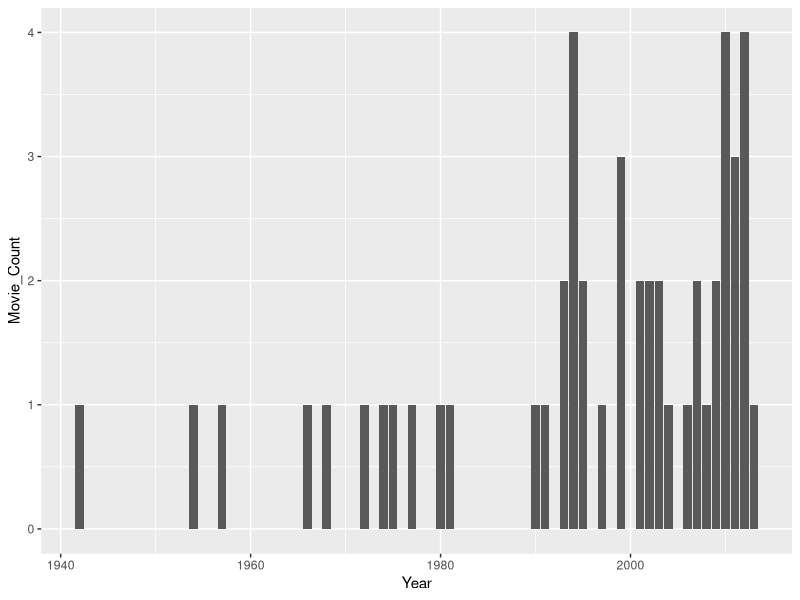
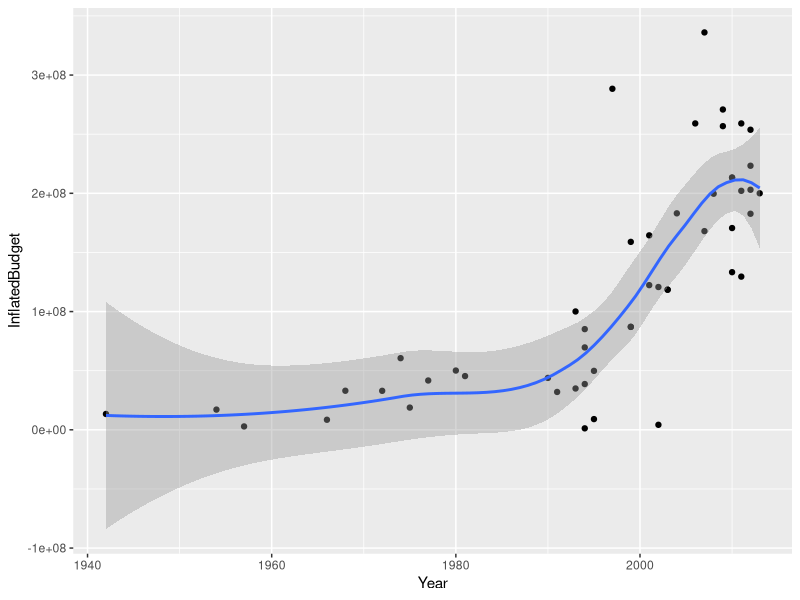
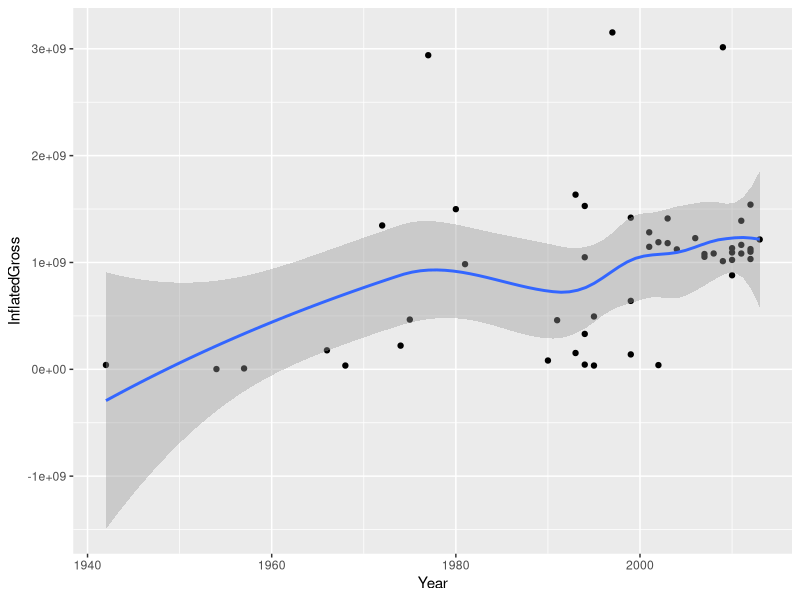
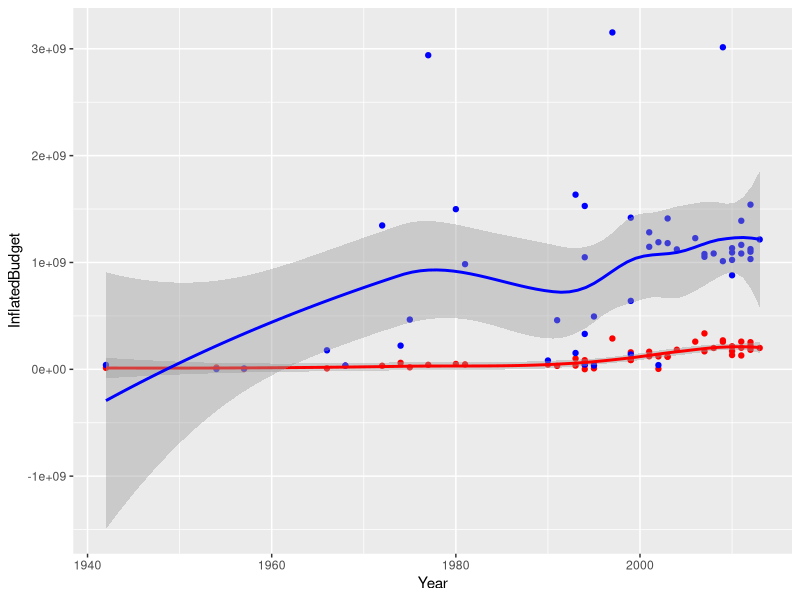
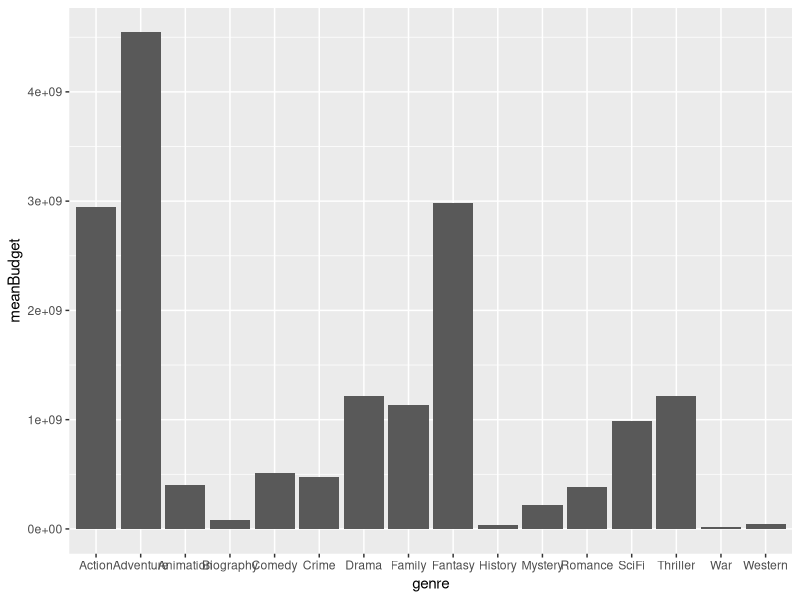
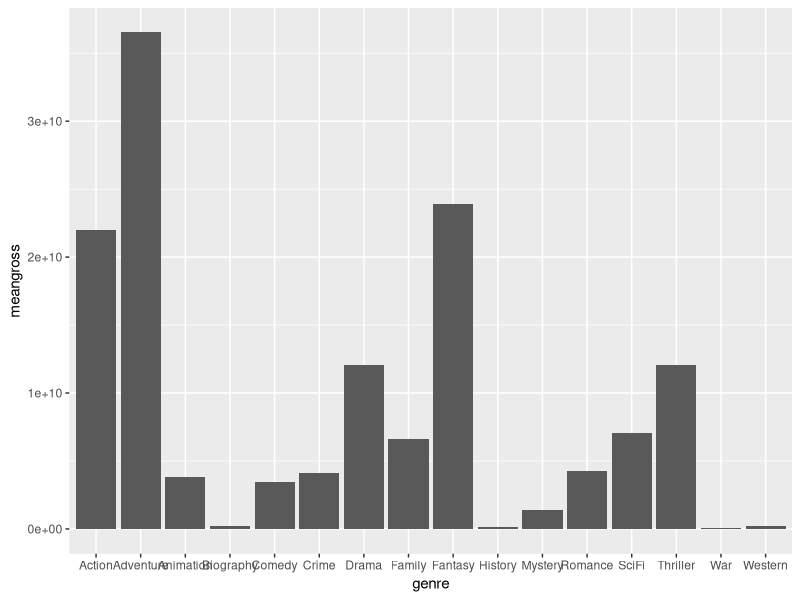
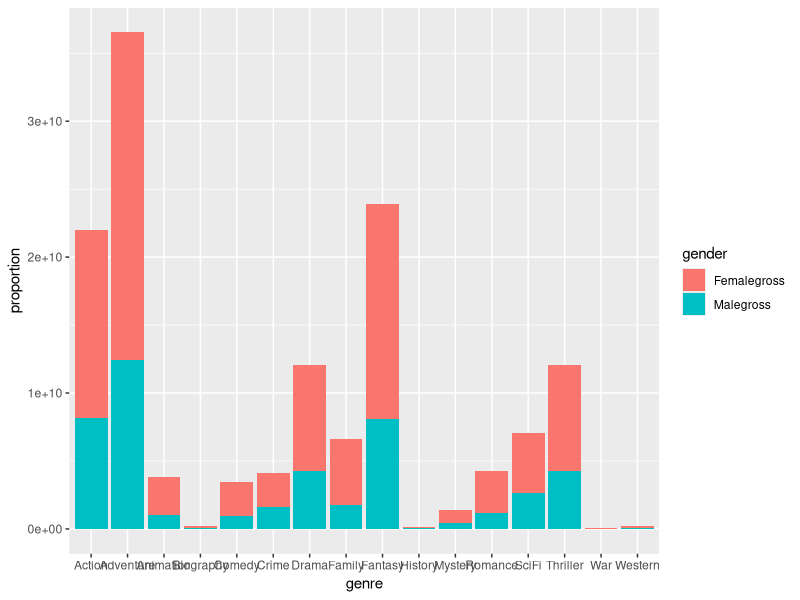

Generate these figures, in order, with R:
## ---- chunk 1
knitr::opts_chunk$set(echo = TRUE)
## ---- chunk 2
#Packages loading to use
library(tidyverse) ##Loaded for dplyr and to 'clean' data
library(ggplot2) ##Loaded for plotting
library(dplyr) ##Loaded for computer issues

## ---- chunk 3
##Read in data and save it to variable raw_data
raw_data <- read.csv(file = "popular_film_data.csv")
glimpse (raw_data)
## ---- chunk 4
#To remove "$" and "," from InflatedBudget
raw_data$InflatedBudget <-  gsub("\\$","", raw_data$InflatedBudget) 
raw_data$InflatedBudget <-  as.numeric(gsub(",","", raw_data$InflatedBudget))

#To remove "$" and "," from InflatedGross
raw_data$InflatedGross <-  gsub("\\$","", raw_data$InflatedGross) 
raw_data$InflatedGross <-  as.numeric(gsub(",","", raw_data$InflatedGross))

#To remove "$" and "," from TotalGross
raw_data$TotalGross <-  gsub("\\$","", raw_data$TotalGross) 
raw_data$TotalGross <-  as.numeric(gsub(",","", raw_data$TotalGross))

#To View our now changed data. 
glimpse (raw_data)
## ---- chunk 5
raw_data <- raw_data |> mutate (Proportion_female = (1 - Proportion_male))

#To view our data with the new variable.
glimpse(raw_data)
## ---- chunk 6
#What is the release year range of the films in our dataset?
range(raw_data$Year)

## ---- chunk 7
 #raw_data|>group_by(Year) |> summarise(Movie_Count = n()) |> arrange(desc(Movie_Count))

## ---- chunk 8
#Storing the code to the "count_movieby_year" variable. 

count_movieby_year <-  raw_data|>group_by(Year) |> summarise(Movie_Count = n()) |> arrange(desc(Movie_Count))
ggplot(count_movieby_year, aes(x = Year, y = Movie_Count)) + geom_col()
## ---- chunk 9
raw_data |> group_by(Year)|> summarise(InflatedBudget) |> ggplot(aes(Year,InflatedBudget)) +geom_point() + geom_smooth()
## ---- chunk 10
raw_data |> group_by(Year) |> summarise(InflatedGross) |> ggplot(aes(Year,InflatedGross)) +geom_point() + geom_smooth()

## ---- chunk 11
#raw_data |> group_by(Year)|> ggplot(aes(Year,InflatedGross, InflatedBudget, color = )) +geom_point() + geom_smooth(method = 'loess', formula = 'y~x')

raw_data |> group_by(Year) |> ggplot(aes(x=Year))+geom_point(aes(y=InflatedBudget),color = "red") + geom_point(aes(y=InflatedGross), color = "blue") + geom_smooth(aes(y=InflatedBudget), color = "red") + geom_smooth(aes(y=InflatedGross), color = "blue")


## ---- chunk 12
raw_data |> slice_max(InflatedGross, n = 10) |> select(FilmName, Year, InflatedGross)
## ---- chunk 13
raw_data |> slice_max(InflatedBudget, n = 1) |> select(FilmName, InflatedGross)
raw_data |> slice_min(InflatedBudget, n = 1) |> select(FilmName, InflatedGross)

## ---- chunk 14
raw_data |> slice_max(InflatedGross, n = 10) |> select(FilmName, InflatedGross)
#still need the genre
## ---- chunk 15
#We'll arrange the code to output what we need to see. 
genreGrossBudget <- (rbind(cbind(genre = "Comedy", raw_data %>% filter(Comedy == 1) %>% summarise(meangross = mean(InflatedGross), meanBudget = mean(InflatedBudget), Male_Proportion = Proportion_male, Female_Proportion = Proportion_female, Femalegross = ((mean(Proportion_female))*meangross), Malegross = ((mean(Proportion_male))*meangross))),
      cbind(genre = "Drama", raw_data %>% filter(Drama == 1) %>% summarise(meangross = mean(InflatedGross),meanBudget = mean(InflatedBudget),  Male_Proportion = Proportion_male, Female_Proportion = Proportion_female, Femalegross = ((mean(Proportion_female))*meangross), Malegross = ((mean(Proportion_male))*meangross))),
      cbind(genre = "Western", raw_data %>% filter(Western == 1) %>% summarise(meangross = mean(InflatedGross),meanBudget = mean(InflatedBudget),  Male_Proportion = Proportion_male, Female_Proportion = Proportion_female, Femalegross = ((mean(Proportion_female))*meangross), Malegross = ((mean(Proportion_male))*meangross))),
      cbind(genre = "Action", raw_data %>% filter(Action == 1) %>% summarise(meangross = mean(InflatedGross),meanBudget = mean(InflatedBudget),  Male_Proportion = Proportion_male, Female_Proportion = Proportion_female, Femalegross = ((mean(Proportion_female))*meangross), Malegross = ((mean(Proportion_male))*meangross))),
     cbind(genre = "Biography", raw_data %>% filter(Biography == 1) %>% summarise(meangross = mean(InflatedGross),meanBudget = mean(InflatedBudget), Malegross = ((mean(Proportion_male))*meangross), Male_Proportion = Proportion_male, Female_Proportion = Proportion_female, Femalegross = ((mean(Proportion_female))*meangross), Malegross = ((mean(Proportion_male))*meangross))),
    cbind(genre = "History", raw_data %>% filter(History == 1) %>% summarise(meangross = mean(InflatedGross),meanBudget = mean(InflatedBudget),  Male_Proportion = Proportion_male, Female_Proportion = Proportion_female, Femalegross = ((mean(Proportion_female))*meangross), Malegross = ((mean(Proportion_male))*meangross))), 
    cbind(genre = "Adventure", raw_data %>% filter(Adventure == 1) %>% summarise(meangross = mean(InflatedGross),meanBudget = mean(InflatedBudget),  Male_Proportion = Proportion_male, Female_Proportion = Proportion_female, Femalegross = ((mean(Proportion_female))*meangross), Malegross = ((mean(Proportion_male))*meangross))),
        cbind(genre = "Fantasy", raw_data %>% filter(Fantasy == 1) %>% summarise(meangross = mean(InflatedGross),meanBudget = mean(InflatedBudget),  Male_Proportion = Proportion_male, Female_Proportion = Proportion_female, Femalegross = ((mean(Proportion_female))*meangross), Malegross = ((mean(Proportion_male))*meangross))),
    cbind(genre = "Mystery", raw_data %>% filter(Mystery == 1) %>% summarise(meangross = mean(InflatedGross),meanBudget = mean(InflatedBudget),  Male_Proportion = Proportion_male, Female_Proportion = Proportion_female, Femalegross = ((mean(Proportion_female))*meangross), Malegross = ((mean(Proportion_male))*meangross))),
    cbind(genre = "SciFi", raw_data %>% filter(SciFi == 1) %>% summarise(meangross = mean(InflatedGross),meanBudget = mean(InflatedBudget),  Male_Proportion = Proportion_male, Female_Proportion = Proportion_female, Femalegross = ((mean(Proportion_female))*meangross), Malegross = ((mean(Proportion_male))*meangross))),
    cbind(genre = "Romance", raw_data %>% filter(Romance == 1) %>% summarise(meangross = mean(InflatedGross),meanBudget = mean(InflatedBudget),  Male_Proportion = Proportion_male, Female_Proportion = Proportion_female, Femalegross = ((mean(Proportion_female))*meangross), Malegross = ((mean(Proportion_male))*meangross))),
    cbind(genre = "Thriller", raw_data %>% filter(Drama == 1) %>% summarise(meangross = mean(InflatedGross),meanBudget = mean(InflatedBudget),  Male_Proportion = Proportion_male, Female_Proportion = Proportion_female, Femalegross = ((mean(Proportion_female))*meangross), Malegross = ((mean(Proportion_male))*meangross))),
    cbind(genre = "Crime", raw_data %>% filter(Crime == 1) %>% summarise(meangross = mean(InflatedGross),meanBudget = mean(InflatedBudget),  Male_Proportion = Proportion_male, Female_Proportion = Proportion_female, Femalegross = ((mean(Proportion_female))*meangross), Malegross = ((mean(Proportion_male))*meangross))),
    cbind(genre = "War", raw_data %>% filter(War == 1) %>% summarise(meangross = mean(InflatedGross),meanBudget = mean(InflatedBudget),  Male_Proportion = Proportion_male, Female_Proportion = Proportion_female, Femalegross = ((mean(Proportion_female))*meangross), Malegross = ((mean(Proportion_male))*meangross))),
    cbind(genre = "Family", raw_data %>% filter(Family == 1) %>% summarise(meangross = mean(InflatedGross),meanBudget = mean(InflatedBudget),  Male_Proportion = Proportion_male, Female_Proportion = Proportion_female, Femalegross = ((mean(Proportion_female))*meangross), Malegross = ((mean(Proportion_male))*meangross))),
    cbind(genre = "Animation", raw_data %>% filter(Animation == 1) %>% summarise(meangross = mean(InflatedGross),meanBudget = mean(InflatedBudget), Male_Proportion = Proportion_male, Female_Proportion = Proportion_female, Femalegross = ((mean(Proportion_female))*meangross), Malegross = ((mean(Proportion_male))*meangross)))) %>% arrange(desc(meanBudget)))
genreGrossBudget

## ---- chunk 16
#Over all, what genre cost more to produce on average? How much did that category produce in grossings?

#Over all, what genre cost more to produce on average? How much did that category produce in grossing? 
genreGrossBudget |> slice(which(meanBudget ==max(meanBudget) | meanBudget == min(meanBudget))) |> distinct()

## ---- chunk 17
ggplot(genreGrossBudget) + geom_bar(mapping = aes(genre, meanBudget), stat = "identity")

#ggplot for meangross
ggplot(genreGrossBudget) + geom_bar(mapping = aes(genre, meangross), stat = "identity")
## ---- chunk 18
#genreGrossBudget <- genreGrossBudget |> mutate ( Gross_Female = (as.numeric(genreGrossBudget$meangross) * as.numeric(raw_data$Proportion_female)))

genreGrossBudget |> pivot_longer(cols = ends_with("alegross"), names_to = "gender", values_to = "proportion") |> ggplot() + geom_col(aes(x = genre, y = proportion, fill = gender))
## ---- chunk 19

rbind(cbind(genre = "Comedy", raw_data %>% filter(Comedy == 1) %>% summarise(sum = sum(Comedy == 1))),
    cbind(genre = "Drama", raw_data %>% filter(Drama == 1) %>% summarise(sum = sum(Drama == 1))),
    cbind(genre = "Western", raw_data %>% filter(Western == 1) %>% summarise(sum = sum(Western == 1))),
    cbind(genre = "Action", raw_data %>% filter(Action == 1) %>% summarise(sum = sum(Action == 1))),
    cbind(genre = "Biography", raw_data %>% filter(Biography == 1) %>% summarise(sum = sum(Biography == 1))),
    cbind(genre = "History", raw_data %>% filter(History == 1) %>% summarise(sum = sum(History == 1))),
    cbind(genre = "Adventure", raw_data %>% filter(Adventure == 1) %>% summarise(sum = sum(Adventure == 1))),
    cbind(genre = "Fantasy", raw_data %>% filter(Fantasy == 1) %>% summarise(sum = sum(Fantasy == 1))),
    cbind(genre = "Mystery", raw_data %>% filter(Mystery == 1) %>% summarise(sum = sum(Mystery == 1))),
    cbind(genre = "SciFi", raw_data %>% filter(SciFi == 1) %>% summarise(sum = sum(SciFi == 1))),
    cbind(genre = "Romance", raw_data %>% filter(Romance == 1) %>% summarise(sum = sum(Romance == 1))),
    cbind(genre = "Thriller", raw_data %>% filter(Thriller == 1) %>% summarise(sum = sum(Thriller == 1))),
    cbind(genre = "Crime", raw_data %>% filter(Crime == 1) %>% summarise(sum = sum(Crime == 1))),
    cbind(genre = "War", raw_data %>% filter(War == 1) %>% summarise(sum = sum(War == 1))),
    cbind(genre = "Family", raw_data %>% filter(Family == 1) %>% summarise(sum = sum(Family == 1))),
    cbind(genre = "Animation", raw_data %>% filter(Animation == 1) %>% summarise(sum = sum(Animation == 1))))%>% arrange(desc(sum))

#the end of numbers of genre

## ---- chunk 20
#genre enjoyment
genre_enj <- rbind(cbind(genre = "Comedy", raw_data %>% filter(Comedy == 1) %>% summarise(meanenj = mean(Enjoyment))),
    cbind(genre = "Drama", raw_data %>% filter(Drama == 1) %>% summarise(meanenj = mean(Enjoyment))),
    cbind(genre = "Western", raw_data %>% filter(Western == 1) %>% summarise(meanenj = mean(Enjoyment))),
    cbind(genre = "Action", raw_data %>% filter(Action == 1) %>% summarise(meanenj = mean(Enjoyment))),
    cbind(genre = "Biography", raw_data %>% filter(Biography == 1) %>% summarise(meanenj = mean(Enjoyment))),
    cbind(genre = "History", raw_data %>% filter(History == 1) %>% summarise(meanenj = mean(Enjoyment))),
    cbind(genre = "Adventure", raw_data %>% filter(Adventure == 1) %>% summarise(meanenj = mean(Enjoyment))),
    cbind(genre = "Fantasy", raw_data %>% filter(Fantasy == 1) %>% summarise(meanenj = mean(Enjoyment))),
    cbind(genre = "Mystery", raw_data %>% filter(Mystery == 1) %>% summarise(meanenj = mean(Enjoyment))),
    cbind(genre = "SciFi", raw_data %>% filter(SciFi == 1) %>% summarise(meanenj = mean(Enjoyment))),
    cbind(genre = "Romance", raw_data %>% filter(Romance == 1) %>% summarise(meanenj = mean(Enjoyment))),
    cbind(genre = "Thriller", raw_data %>% filter(Thriller == 1) %>% summarise(meanenj = mean(Enjoyment))),
    cbind(genre = "Crime", raw_data %>% filter(Crime == 1) %>% summarise(meanenj = mean(Enjoyment))),
    cbind(genre = "War", raw_data %>% filter(War == 1) %>% summarise(meanenj = mean(Enjoyment))),
    cbind(genre = "Family", raw_data %>% filter(Family == 1) %>% summarise(meanenj = mean(Enjoyment))),
    cbind(genre = "Animation", raw_data %>% filter(Animation == 1) %>% summarise(meanenj = mean(Enjoyment))))%>% arrange(desc(meanenj))

genre_enj |> slice(which(meanenj ==max(meanenj) | meanenj == min(meanenj))) |> distinct()

## ---- chunk 21
#genre appreaction
genre_app <- rbind(cbind(genre = "Comedy", raw_data %>% filter(Comedy == 1) %>% summarise(meanapp = mean(Appreciation))),
    cbind(genre = "Drama", raw_data %>% filter(Drama == 1) %>% summarise(meanapp = mean(Appreciation))),
    cbind(genre = "Western", raw_data %>% filter(Western == 1) %>% summarise(meanapp = mean(Appreciation))),
    cbind(genre = "Action", raw_data %>% filter(Action == 1) %>% summarise(meanapp = mean(Appreciation))),
    cbind(genre = "Biography", raw_data %>% filter(Biography == 1) %>% summarise(meanapp = mean(Appreciation))),
    cbind(genre = "History", raw_data %>% filter(History == 1) %>% summarise(meanapp = mean(Appreciation))),
    cbind(genre = "Adventure", raw_data %>% filter(Adventure == 1) %>% summarise(meanapp = mean(Appreciation))),
    cbind(genre = "Fantasy", raw_data %>% filter(Fantasy == 1) %>% summarise(meanapp = mean(Appreciation))),
    cbind(genre = "Mystery", raw_data %>% filter(Mystery == 1) %>% summarise(meanapp = mean(Appreciation))),
    cbind(genre = "SciFi", raw_data %>% filter(SciFi == 1) %>% summarise(meanapp = mean(Appreciation))),
    cbind(genre = "Romance", raw_data %>% filter(Romance == 1) %>% summarise(meanapp = mean(Appreciation))),
    cbind(genre = "Thriller", raw_data %>% filter(Thriller == 1) %>% summarise(meanapp = mean(Appreciation))),
    cbind(genre = "Crime", raw_data %>% filter(Crime == 1) %>% summarise(meanapp = mean(Appreciation))),
    cbind(genre = "War", raw_data %>% filter(War == 1) %>% summarise(meanapp = mean(Appreciation))),
    cbind(genre = "Family", raw_data %>% filter(Family == 1) %>% summarise(meanapp = mean(Appreciation))),
    cbind(genre = "Animation", raw_data %>% filter(Animation == 1) %>% summarise(meanapp = mean(Appreciation))))%>% arrange(desc(meanapp))

genre_app |> slice(which(meanapp ==max(meanapp) | meanapp == min(meanapp))) |> distinct()
## ---- chunk 22
raw_data |> slice_max(Appreciation, n = 10)|> select(FilmName,Appreciation, Enjoyment)

raw_data |> slice_max(Enjoyment, n = 10) |> select(FilmName, Enjoyment, Appreciation)

raw_data |> slice_max(InflatedGross, n = 10) |> select(FilmName, InflatedGross, Appreciation, Enjoyment)
